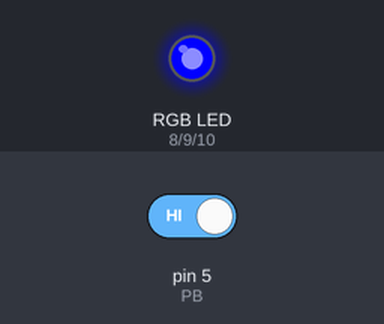
A sketch run on a simulated Arduino Uno, built with avr-gcc and run on an emulated ATmega328P. Parts: an RGB LED mixed from three pins (HIGH = lit). The test bench sets the inputs (shaded band); at power-on: pin 5 (PB) HIGH. What the sketch prints to the serial monitor is not drawn.

Above: at 1.2 s.
1.3 s: pin 5 (PB) driven LOW
At 1.8 s:
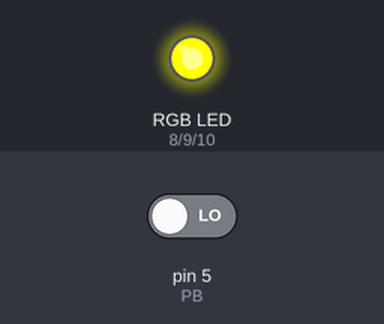
2.8 s: pin 5 (PB) driven HIGH
At 4.2 s:
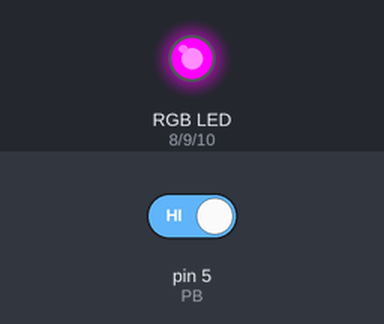
Timing chart, 0 to 5.8 s (numbered marks = the images above; inputs shaded):
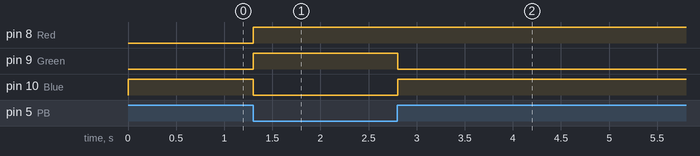

Measured:
- after the input at 1.3 s, pin 8 (Red), pin 9 (Green): LOW → HIGH at once; pin 10 (Blue): HIGH → LOW at once
- after the input at 2.8 s, pin 9 (Green): HIGH → LOW at once; pin 10 (Blue): LOW → HIGH at once

The sketch:

yellowRGBpurple.ino
```cpp
/*
This is the Yellow n Purple RGB program.

Goal: RGB LED will give a Yellow ish color when the PB is idl (not being pressed) by turning on the Red and Green colors of the RGB only.
However, once the PB is pressed the Green color turns off and the Blue color turns on making a purple/magenta color due to a mix of Red and Blue.

Main Theme: Digital Output + Digital Input.
*/

// Here I declared an integer variable named "PB" and gave it the value of 5.
int PB = 5;
// Here I declared an integer variable named "Red" and gave it the value of 8.
int Red = 8;
// Here I declared an integer variable named "Green" and gave it the value of 9.
int Green = 9;
// Here I declared an integer variable named "Blue" and gave it the value of 10.
int Blue = 10;
void setup()
{
// This line is used to enable printing on the serial monitor.
Serial.begin(9600);
// Here I tell the Arduino that PB (pin5) works as an input.
pinMode(PB, INPUT);
// Here I tell the Arduino that Red (pin8) works as an output.
pinMode(Red, OUTPUT);
// Here I tell the Arduino that Green (pin9) works as an output.
pinMode(Green, OUTPUT);
// Here I tell the Arduino that Blue (pin10) works as an output.
pinMode(Blue, OUTPUT);
}

void loop()
{
// Here I declared an integer variable called "PBstate" and stored inside it the values that pin5 (PB) reads.
int PBstate = digitalRead(PB);
// This prints the values of PBstate onto the serial monitor.
Serial.println(PBstate);
// delay of 1 millisecond for stability.
delay(1);
// Here I tell the Arduino that if the value of my PBstate is equal to 0 (meaning the PB is NOT being pressed)...
if(PBstate == 0)
{
  // Turn on the Red LED of RGB.
  digitalWrite(Red, HIGH);
  // Turn on the Green LED of RGB.
  digitalWrite(Green, HIGH);
}
// if the PBstate value is NOT equal to 0 then...
else
{
  // Turn the Green LED of RGB off.
  digitalWrite(Green, LOW);
}
// Here I tell the Arduino that if the value of my PBstate is equal to 1 (meaning the PB IS being pressed)...
if(PBstate == 1)
{
  // Turn on the Blue LED of RGB.
  digitalWrite(Blue, HIGH);
}
// if the PBstate value is NOT equal to 1 then...
else
{
  // Turn the Blue LED of RGB off.
  digitalWrite(Blue, LOW);
}
}
```
